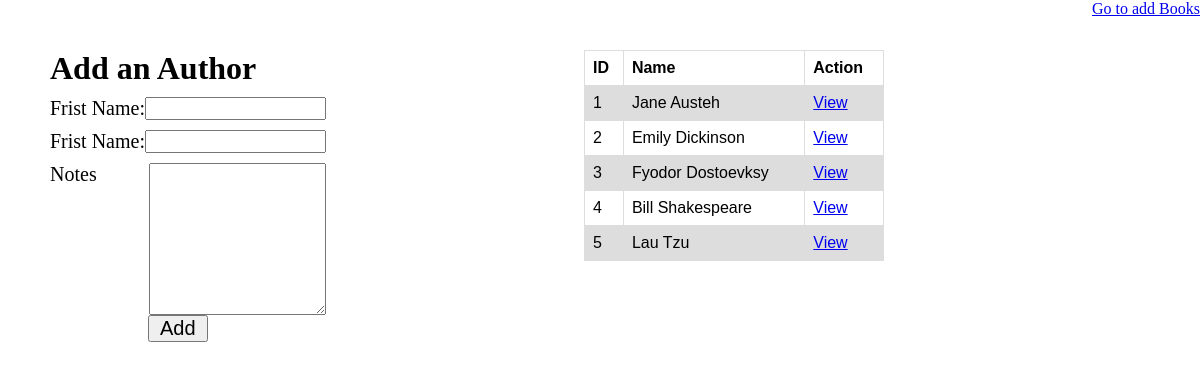
Page /author on the earlier database version.
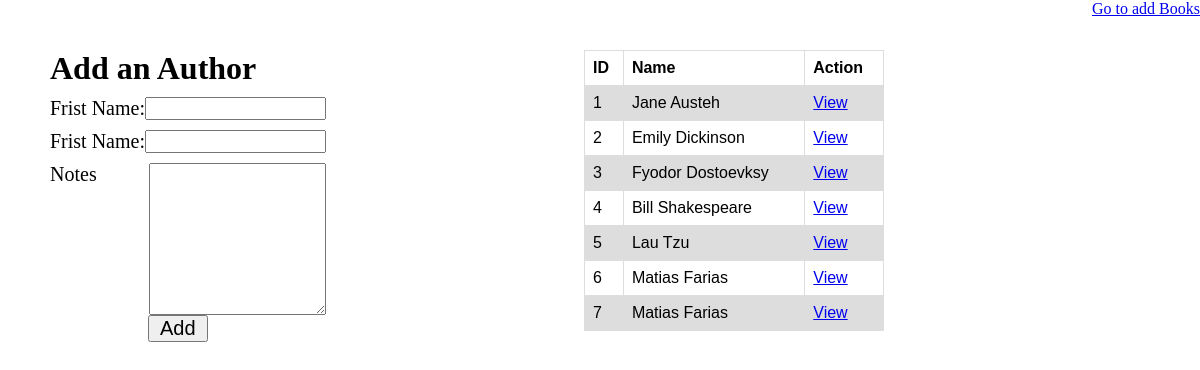
Same page on the later database version.
### books_authors_app/models.py (models this page shows)
class author(models.Model):
    first_name = models.CharField(max_length=45)
    last_name = models.CharField(max_length=45)
    books = models.ManyToManyField(book, related_name="authors")
    created_at = models.DateTimeField(auto_now_add=True)
    updated_at = models.DateTimeField(auto_now=True)
    notas = models.TextField()

### books_authors_app/views.py (the view, shortened to what this page needs)
# urls.py: path('author', views.author),
def author(request):
    if request.method == "GET":
        datos = {
            'authors': models.author.objects.all(),
        }
        return render(request, "authors.html", datos)

### books_authors_app/templates/authors.html (shortened to what this page needs)
<!DOCTYPE html>
<html lang="en">
  <head>
    {% load static %}
    <link rel="stylesheet" href="{% static 'css/style.css'%}" />
  </head>
  <body>
    <div class="form">
      <form action="" method="post">
        <h1>Add an Author</h1>
        <div class="flex">
          <label for="fname">Frist Name:</label>
          <input type="text" name="fname" />
        </div>
        <div class="flex">
          <label for="lname">Frist Name:</label>
          <input type="text" name="lname" />
        </div>
        <div class="flex">
          <label for="notes">Notes</label>
          <textarea type="text" name="notes" rows="10" cols="20"></textarea>
        </div>
        <button type="submit">Add</button>
      </form>
    </div>
    <div class="box">
      <table>
        <tr>
          <th>ID</th>
          <th>Name</th>
          <th>Action</th>
        </tr>
        {% for author in authors.all %}
        <tr>
          <td>{{ author.id }}</td>
          <td>{{ author.first_name }} {{ author.last_name }}</td>
          <td><a href="/author/{{ author.id }}">View</a></td>
        </tr>
        {% endfor %}
      </table>
    </div>
    <a href="/">Go to add Books</a>
  </body>
</html>

Differences in the rows shown:
added author: id "6", first_name "Matias", last_name "Farias"
added author: id "7", first_name "Matias", last_name "Farias"
